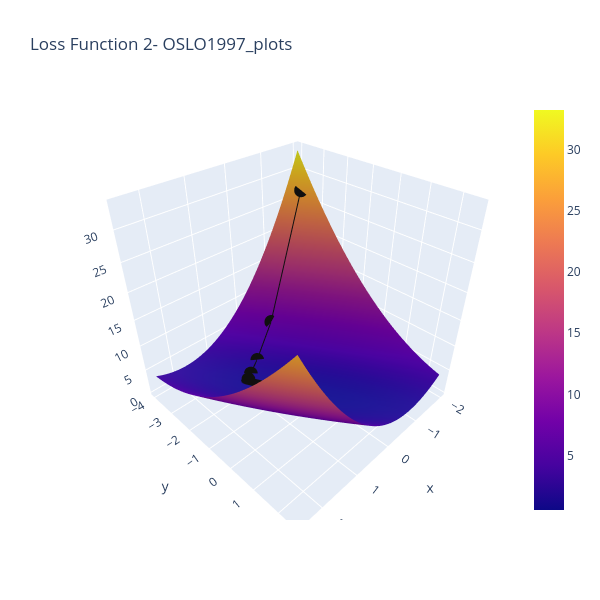

This figure's notebook cell:
### Code cell
#Here is the same figure as above, with the line the loss function takes toward the minimum.

#X = Theta0
#Y - Theta1
#Z = Loss
#black line = path of loss function over the iterations.
#Find where it is closest to 0 in X and Y!

#you can click/hold in the graph below to rotate!

line_marker = dict(color='#101010', width=2)
fig = go.Figure()
fig.add_surface(x=theta1_vals, y=theta0_vals, z=J_vals)
fig.add_scatter3d(x=theta1_history, y=theta0_history, z=J_history, line=line_marker, name='')
#The below line adds a graph of just the loss over iterations in a 2D plane
plt.plot(theta0_history, theta1_history, 'r+');
fig.update_layout(title='Loss Function 2- OSLO1997_plots', autosize=True,
                  width=600, height=600, xaxis_title='theta0', 
                 yaxis_title='theta1')
fig.write_image("Loss Function 2- OSLO1997_plots.png")
fig.show()
